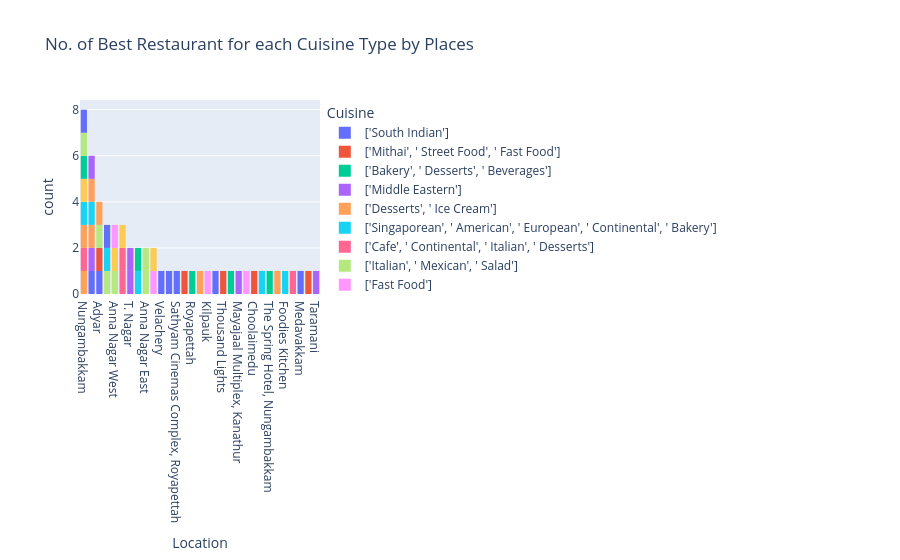

The notebook cell saved with this chart:
### Code cell
fig = px.histogram(
    highest_rated_df,
    x='Location',
    color='Cuisine',
    title='No. of Best Restaurant for each Cuisine Type by Places'
).update_xaxes(categoryorder="total descending")

fig.show()

### Figure 1 — Plotly figure (JSON) as saved in the notebook; plotly's stock layout.template omitted (floating-point values rounded to 4 significant figures)
{"data": [{"alignmentgroup": "True", "bingroup": "x", "hovertemplate": "Cuisine=['South Indian']<br>Location=%{x}<br>count=%{y}<extra></extra>", "legendgroup": "['South Indian']", "marker": {"color": "#636efa", "pattern": {"shape": ""}}, "name": "['South Indian']", "offsetgroup": "['South Indian']", "orientation": "v", "showlegend": true, "type": "histogram", "x": ["Alwarpet", "Velachery", "Mylapore", "Adyar", "Sathyam Cinemas Complex, Royapettah"], "xaxis": "x", "yaxis": "y"}, {"alignmentgroup": "True", "bingroup": "x", "hovertemplate": "Cuisine=['Mithai', ' Street Food', ' Fast Food']<br>Location=%{x}<br>count=%{y}<extra></extra>", "legendgroup": "['Mithai', ' Street Food', ' Fast Food']", "marker": {"color": "#EF553B", "pattern": {"shape": ""}}, "name": "['Mithai', ' Street Food', ' Fast Food']", "offsetgroup": "['Mithai', ' Street Food', ' Fast Food']", "orientation": "v", "showlegend": true, "type": "histogram", "x": ["Chetpet"], "xaxis": "x", "yaxis": "y"}, {"alignmentgroup": "True", "bingroup": "x", "hovertemplate": "Cuisine=['Bakery', ' Desserts', ' Beverages']<br>Location=%{x}<br>count=%{y}<extra></extra>", "legendgroup": "['Bakery', ' Desserts', ' Beverages']", "marker": {"color": "#00cc96", "pattern": {"shape": ""}}, "name": "['Bakery', ' Desserts', ' Beverages']", "offsetgroup": "['Bakery', ' Desserts', ' Beverages']", "orientation": "v", "showlegend": true, "type": "histogram", "x": ["Royapettah"], "xaxis": "x", "yaxis": "y"}, {"alignmentgroup": "True", "bingroup": "x", "hovertemplate": "Cuisine=['Middle Eastern']<br>Location=%{x}<br>count=%{y}<extra></extra>", "legendgroup": "['Middle Eastern']", "marker": {"color": "#ab63fa", "pattern": {"shape": ""}}, "name": "['Middle Eastern']", "offsetgroup": "['Middle Eastern']", "orientation": "v", "showlegend": true, "type": "histogram", "x": ["Alwarpet"], "xaxis": "x", "yaxis": "y"}, {"alignmentgroup": "True", "bingroup": "x", "hovertemplate": "Cuisine=['Desserts', ' Ice Cream']<br>Location=%{x}<br>count=%{y}<extra></extra>", "legendgroup": "['Desserts', ' Ice Cream']", "marker": {"color": "#FFA15A", "pattern": {"shape": ""}}, "name": "['Desserts', ' Ice Cream']", "offsetgroup": "['Desserts', ' Ice Cream']", "orientation": "v", "showlegend": true, "type": "histogram", "x": ["Nungambakkam", "Alwarpet", "Thuraipakkam"], "xaxis": "x", "yaxis": "y"}, {"alignmentgroup": "True", "bingroup": "x", "hovertemplate": "Cuisine=['Singaporean', ' American', ' European', ' Continental', ' Bakery']<br>Location=%{x}<br>count=%{y}<extra></extra>", "legendgroup": "['Singaporean', ' American', ' European', ' Continental', ' Bakery']", "marker": {"color": "#19d3f3", "pattern": {"shape": ""}}, "name": "['Singaporean', ' American', ' European', ' Continental', ' Bakery']", "offsetgroup": "['Singaporean', ' American', ' European', ' Continental', ' Bakery']", "orientation": "v", "showlegend": true, "type": "histogram", "x": ["Alwarpet"], "xaxis": "x", "yaxis": "y"}, {"alignmentgroup": "True", "bingroup": "x", "hovertemplate": "Cuisine=['Cafe', ' Continental', ' Italian', ' Desserts']<br>Location=%{x}<br>count=%{y}<extra></extra>", "legendgroup": "['Cafe', ' Continental', ' Italian', ' Desserts']", "marker": {"color": "#FF6692", "pattern": {"shape": ""}}, "name": "['Cafe', ' Continental', ' Italian', ' Desserts']", "offsetgroup": "['Cafe', ' Continental', ' Italian', ' Desserts']", "orientation": "v", "showlegend": true, "type": "histogram", "x": ["Nungambakkam"], "xaxis": "x", "yaxis": "y"}, {"alignmentgroup": "True", "bingroup": "x", "hovertemplate": "Cuisine=['Italian', ' Mexican', ' Salad']<br>Location=%{x}<br>count=%{y}<extra></extra>", "legendgroup": "['Italian', ' Mexican', ' Salad']", "marker": {"color": "#B6E880", "pattern": {"shape": ""}}, "name": "['Italian', ' Mexican', ' Salad']", "offsetgroup": "['Italian', ' Mexican', ' Salad']", "orientation": "v", "showlegend": true, "type": "histogram", "x": ["Besant Nagar", "Anna Nagar West"], "xaxis": "x", "yaxis": "y"}, {"alignmentgroup": "True", "bingroup": "x", "hovertemplate": "Cuisine=['Fast Food']<br>Location=%{x}<br>count=%{y}<extra></extra>", "legendgroup": "['Fast Food']", "marker": {"color": "#FF97FF", "pattern": {"shape": ""}}, "name": "['Fast Food']", "offsetgroup": "['Fast Food']", "orientation": "v", "showlegend": true, "type": "histogram", "x": ["Kilpauk"], "xaxis": "x", "yaxis": "y"}, {"alignmentgroup": "True", "bingroup": "x", "hovertemplate": "Cuisine=['Rajasthani', ' North Indian']<br>Location=%{x}<br>count=%{y}<extra></extra>", "legendgroup": "['Rajasthani', ' North Indian']", "marker": {"color": "#FECB52", "pattern": {"shape": ""}}, "name": "['Rajasthani', ' North Indian']", "offsetgroup": "['Rajasthani', ' North Indian']", "orientation": "v", "showlegend": true, "type": "histogram", "x": ["Anna Nagar West"], "xaxis": "x", "yaxis": "y"}, {"alignmentgroup": "True", "bingroup": "x", "hovertemplate": "Cuisine=['Burmese', ' Thai', ' Vietnamese', ' Indonesian', ' Singaporean', ' Japanese', ' Malaysian']<br>Location=%{x}<br>count=%{y}<extra></extra>", "legendgroup": "['Burmese', ' Thai', ' Vietnamese', ' Indonesian', ' Singaporean', ' Japanese', ' Malaysian']", "marker": {"color": "#636efa", "pattern": {"shape": ""}}, "name": "['Burmese', ' Thai', ' Vietnamese', ' Indonesian', ' Singaporean', ' Japanese', ' Malaysian']", "offsetgroup": "['Burmese', ' Thai', ' Vietnamese', ' Indonesian', ' Singaporean', ' Japanese', ' Malaysian']", "orientation": "v", "showlegend": true, "type": "histogram", "x": ["Kotturpuram"], "xaxis": "x", "yaxis": "y"}, {"alignmentgroup": "True", "bingroup": "x", "hovertemplate": "Cuisine=['Beverages', ' Fast Food', ' Healthy Food', ' Juices']<br>Location=%{x}<br>count=%{y}<extra></extra>", "legendgroup": "['Beverages', ' Fast Food', ' Healthy Food', ' Juices']", "marker": {"color": "#EF553B", "pattern": {"shape": ""}}, "name": "['Beverages', ' Fast Food', ' Healthy Food', ' Juices']", "offsetgroup": "['Beverages', ' Fast Food', ' Healthy Food', ' Juices']", "orientation": "v", "showlegend": true, "type": "histogram", "x": ["Thousand Lights"], "xaxis": "x", "yaxis": "y"}, {"alignmentgroup": "True", "bingroup": "x", "hovertemplate": "Cuisine=['Chinese', ' Asian', ' Sushi', ' Japanese', ' Thai']<br>Location=%{x}<br>count=%{y}<extra></extra>", "legendgroup": "['Chinese', ' Asian', ' Sushi', ' Japanese', ' Thai']", "marker": {"color": "#00cc96", "pattern": {"shape": ""}}, "name": "['Chinese', ' Asian', ' Sushi', ' Japanese', ' Thai']", "offsetgroup": "['Chinese', ' Asian', ' Sushi', ' Japanese', ' Thai']", "orientation": "v", "showlegend": true, "type": "histogram", "x": ["Phoenix Market City, Velachery"], "xaxis": "x", "yaxis": "y"}, {"alignmentgroup": "True", "bingroup": "x", "hovertemplate": "Cuisine=['North Indian']<br>Location=%{x}<br>count=%{y}<extra></extra>", "legendgroup": "['North Indian']", "marker": {"color": "#ab63fa", "pattern": {"shape": ""}}, "name": "['North Indian']", "offsetgroup": "['North Indian']", "orientation": "v", "showlegend": true, "type": "histogram", "x": ["Mayajaal Multiplex, Kanathur", "T. Nagar"], "xaxis": "x", "yaxis": "y"}, {"alignmentgroup": "True", "bingroup": "x", "hovertemplate": "Cuisine=['North Indian', ' South Indian', ' Chinese', ' Asian', ' Fast Food', ' Desserts', ' Beverages']<br>Location=%{x}<br>count=%{y}<extra></extra>", "legendgroup": "['North Indian', ' South Indian', ' Chinese', ' Asian', ' Fast Food', ' Desserts', ' Beverages']", "marker": {"color": "#FFA15A", "pattern": {"shape": ""}}, "name": "['North Indian', ' South Indian', ' Chinese', ' Asian', ' Fast Food', ' Desserts', ' Beverages']", "offsetgroup": "['North Indian', ' South Indian', ' Chinese', ' Asian', ' Fast Food', ' Desserts', ' Beverages']", "orientation": "v", "showlegend": true, "type": "histogram", "x": ["Nungambakkam"], "xaxis": "x", "yaxis": "y"}, {"alignmentgroup": "True", "bingroup": "x", "hovertemplate": "Cuisine=['Cafe', ' Continental', ' Italian', ' Desserts', ' Beverages']<br>Location=%{x}<br>count=%{y}<extra></extra>", "legendgroup": "['Cafe', ' Continental', ' Italian', ' Desserts', ' Beverages']", "marker": {"color": "#19d3f3", "pattern": {"shape": ""}}, "name": "['Cafe', ' Continental', ' Italian', ' Desserts', ' Beverages']", "offsetgroup": "['Cafe', ' Continental', ' Italian', ' Desserts', ' Beverages']", "orientation": "v", "showlegend": true, "type": "histogram", "x": ["Nungambakkam", "Besant Nagar", "Teynampet"], "xaxis": "x", "yaxis": "y"}, {"alignmentgroup": "True", "bingroup": "x", "hovertemplate": "Cuisine=['Chinese', ' Konkan', ' Momos']<br>Location=%{x}<br>count=%{y}<extra></extra>", "legendgroup": "['Chinese', ' Konkan', ' Momos']", "marker": {"color": "#FF6692", "pattern": {"shape": ""}}, "name": "['Chinese', ' Konkan', ' Momos']", "offsetgroup": "['Chinese', ' Konkan', ' Momos']", "orientation": "v", "showlegend": true, "type": "histogram", "x": ["Egmore"], "xaxis": "x", "yaxis": "y"}, {"alignmentgroup": "True", "bingroup": "x", "hovertemplate": "Cuisine=['Arabian', ' Mughlai', ' North Indian', ' Biryani']<br>Location=%{x}<br>count=%{y}<extra></extra>", "legendgroup": "['Arabian', ' Mughlai', ' North Indian', ' Biryani']", "marker": {"color": "#B6E880", "pattern": {"shape": ""}}, "name": "['Arabian', ' Mughlai', ' North Indian', ' Biryani']", "offsetgroup": "['Arabian', ' Mughlai', ' North Indian', ' Biryani']", "orientation": "v", "showlegend": true, "type": "histogram", "x": ["Anna Nagar East"], "xaxis": "x", "yaxis": "y"}, {"alignmentgroup": "True", "bingroup": "x", "hovertemplate": "Cuisine=['Sandwich', ' Fast Food', ' Beverages']<br>Location=%{x}<br>count=%{y}<extra></extra>", "legendgroup": "['Sandwich', ' Fast Food', ' Beverages']", "marker": {"color": "#FF97FF", "pattern": {"shape": ""}}, "name": "['Sandwich', ' Fast Food', ' Beverages']", "offsetgroup": "['Sandwich', ' Fast Food', ' Beverages']", "orientation": "v", "showlegend": true, "type": "histogram", "x": ["West Mambalam"], "xaxis": "x", "yaxis": "y"}, {"alignmentgroup": "True", "bingroup": "x", "hovertemplate": "Cuisine=['North Indian', ' Desserts', ' Beverages']<br>Location=%{x}<br>count=%{y}<extra></extra>", "legendgroup": "['North Indian', ' Desserts', ' Beverages']", "marker": {"color": "#FECB52", "pattern": {"shape": ""}}, "name": "['North Indian', ' Desserts', ' Beverages']", "offsetgroup": "['North Indian', ' Desserts', ' Beverages']", "orientation": "v", "showlegend": true, "type": "histogram", "x": ["Nungambakkam"], "xaxis": "x", "yaxis": "y"}, {"alignmentgroup": "True", "bingroup": "x", "hovertemplate": "Cuisine=['Burger', ' Fast Food', ' Beverages']<br>Location=%{x}<br>count=%{y}<extra></extra>", "legendgroup": "['Burger', ' Fast Food', ' Beverages']", "marker": {"color": "#636efa", "pattern": {"shape": ""}}, "name": "['Burger', ' Fast Food', ' Beverages']", "offsetgroup": "['Burger', ' Fast Food', ' Beverages']", "orientation": "v", "showlegend": true, "type": "histogram", "x": ["Besant Nagar"], "xaxis": "x", "yaxis": "y"}, {"alignmentgroup": "True", "bingroup": "x", "hovertemplate": "Cuisine=['Momos', ' Chinese']<br>Location=%{x}<br>count=%{y}<extra></extra>", "legendgroup": "['Momos', ' Chinese']", "marker": {"color": "#EF553B", "pattern": {"shape": ""}}, "name": "['Momos', ' Chinese']", "offsetgroup": "['Momos', ' Chinese']", "orientation": "v", "showlegend": true, "type": "histogram", "x": ["Choolaimedu"], "xaxis": "x", "yaxis": "y"}, {"alignmentgroup": "True", "bingroup": "x", "hovertemplate": "Cuisine=['North Indian', ' Maharashtrian', ' Modern Indian', ' Beverages']<br>Location=%{x}<br>count=%{y}<extra></extra>", "legendgroup": "['North Indian', ' Maharashtrian', ' Modern Indian', ' Beverages']", "marker": {"color": "#00cc96", "pattern": {"shape": ""}}, "name": "['North Indian', ' Maharashtrian', ' Modern Indian', ' Beverages']", "offsetgroup": "['North Indian', ' Maharashtrian', ' Modern Indian', ' Beverages']", "orientation": "v", "showlegend": true, "type": "histogram", "x": ["Nungambakkam"], "xaxis": "x", "yaxis": "y"}, {"alignmentgroup": "True", "bingroup": "x", "hovertemplate": "Cuisine=['Fast Food', ' Italian', ' Salad']<br>Location=%{x}<br>count=%{y}<extra></extra>", "legendgroup": "['Fast Food', ' Italian', ' Salad']", "marker": {"color": "#ab63fa", "pattern": {"shape": ""}}, "name": "['Fast Food', ' Italian', ' Salad']", "offsetgroup": "['Fast Food', ' Italian', ' Salad']", "orientation": "v", "showlegend": true, "type": "histogram", "x": ["T. Nagar"], "xaxis": "x", "yaxis": "y"}, {"alignmentgroup": "True", "bingroup": "x", "hovertemplate": "Cuisine=['Fast Food', ' Desserts', ' Beverages']<br>Location=%{x}<br>count=%{y}<extra></extra>", "legendgroup": "['Fast Food', ' Desserts', ' Beverages']", "marker": {"color": "#FFA15A", "pattern": {"shape": ""}}, "name": "['Fast Food', ' Desserts', ' Beverages']", "offsetgroup": "['Fast Food', ' Desserts', ' Beverages']", "orientation": "v", "showlegend": true, "type": "histogram", "x": ["Alwarpet"], "xaxis": "x", "yaxis": "y"}, {"alignmentgroup": "True", "bingroup": "x", "hovertemplate": "Cuisine=['Italian', ' Continental', ' Burger', ' Sandwich', ' Wraps', ' Kerala', ' North Indian', ' South Indian']<br>Location=%{x}<br>count=%{y}<extra></extra>", "legendgroup": "['Italian', ' Continental', ' Burger', ' Sandwich', ' Wraps', ' Kerala', ' North Indian', ' South Indian']", "marker": {"color": "#19d3f3", "pattern": {"shape": ""}}, "name": "['Italian', ' Continental', ' Burger', ' Sandwich', ' Wraps', ' Kerala', ' North Indian', ' South Indian']", "offsetgroup": "['Italian', ' Continental', ' Burger', ' Sandwich', ' Wraps', ' Kerala', ' North Indian', ' South Indian']", "orientation": "v", "showlegend": true, "type": "histogram", "x": ["Kanathur"], "xaxis": "x", "yaxis": "y"}, {"alignmentgroup": "True", "bingroup": "x", "hovertemplate": "Cuisine=['Kebab', ' Rolls', ' Mughlai']<br>Location=%{x}<br>count=%{y}<extra></extra>", "legendgroup": "['Kebab', ' Rolls', ' Mughlai']", "marker": {"color": "#FF6692", "pattern": {"shape": ""}}, "name": "['Kebab', ' Rolls', ' Mughlai']", "offsetgroup": "['Kebab', ' Rolls', ' Mughlai']", "orientation": "v", "showlegend": true, "type": "histogram", "x": ["Egmore"], "xaxis": "x", "yaxis": "y"}, {"alignmentgroup": "True", "bingroup": "x", "hovertemplate": "Cuisine=['Seafood', ' North Indian', ' Chinese']<br>Location=%{x}<br>count=%{y}<extra></extra>", "legendgroup": "['Seafood', ' North Indian', ' Chinese']", "marker": {"color": "#B6E880", "pattern": {"shape": ""}}, "name": "['Seafood', ' North Indian', ' Chinese']", "offsetgroup": "['Seafood', ' North Indian', ' Chinese']", "orientation": "v", "showlegend": true, "type": "histogram", "x": ["Nungambakkam"], "xaxis": "x", "yaxis": "y"}, {"alignmentgroup": "True", "bingroup": "x", "hovertemplate": "Cuisine=['Asian', ' Chinese', ' Beverages']<br>Location=%{x}<br>count=%{y}<extra></extra>", "legendgroup": "['Asian', ' Chinese', ' Beverages']", "marker": {"color": "#FF97FF", "pattern": {"shape": ""}}, "name": "['Asian', ' Chinese', ' Beverages']", "offsetgroup": "['Asian', ' Chinese', ' Beverages']", "orientation": "v", "showlegend": true, "type": "histogram", "x": ["Gopalapuram"], "xaxis": "x", "yaxis": "y"}, {"alignmentgroup": "True", "bingroup": "x", "hovertemplate": "Cuisine=['Finger Food', ' Seafood', ' Italian', ' Continental']<br>Location=%{x}<br>count=%{y}<extra></extra>", "legendgroup": "['Finger Food', ' Seafood', ' Italian', ' Continental']", "marker": {"color": "#FECB52", "pattern": {"shape": ""}}, "name": "['Finger Food', ' Seafood', ' Italian', ' Continental']", "offsetgroup": "['Finger Food', ' Seafood', ' Italian', ' Continental']", "orientation": "v", "showlegend": true, "type": "histogram", "x": ["Gopalapuram"], "xaxis": "x", "yaxis": "y"}, {"alignmentgroup": "True", "bingroup": "x", "hovertemplate": "Cuisine=['Ice Cream', ' Desserts', ' Beverages']<br>Location=%{x}<br>count=%{y}<extra></extra>", "legendgroup": "['Ice Cream', ' Desserts', ' Beverages']", "marker": {"color": "#636efa", "pattern": {"shape": ""}}, "name": "['Ice Cream', ' Desserts', ' Beverages']", "offsetgroup": "['Ice Cream', ' Desserts', ' Beverages']", "orientation": "v", "showlegend": true, "type": "histogram", "x": ["Nungambakkam"], "xaxis": "x", "yaxis": "y"}, {"alignmentgroup": "True", "bingroup": "x", "hovertemplate": "Cuisine=['North Indian', ' Chettinad', ' Mughlai', ' Desserts', ' Beverages']<br>Location=%{x}<br>count=%{y}<extra></extra>", "legendgroup": "['North Indian', ' Chettinad', ' Mughlai', ' Desserts', ' Beverages']", "marker": {"color": "#EF553B", "pattern": {"shape": ""}}, "name": "['North Indian', ' Chettinad', ' Mughlai', ' Desserts', ' Beverages']", "offsetgroup": "['North Indian', ' Chettinad', ' Mughlai', ' Desserts', ' Beverages']", "orientation": "v", "showlegend": true, "type": "histogram", "x": ["Adyar"], "xaxis": "x", "yaxis": "y"}, {"alignmentgroup": "True", "bingroup": "x", "hovertemplate": "Cuisine=['Momos', ' Asian', ' Chinese', ' Sushi']<br>Location=%{x}<br>count=%{y}<extra></extra>", "legendgroup": "['Momos', ' Asian', ' Chinese', ' Sushi']", "marker": {"color": "#00cc96", "pattern": {"shape": ""}}, "name": "['Momos', ' Asian', ' Chinese', ' Sushi']", "offsetgroup": "['Momos', ' Asian', ' Chinese', ' Sushi']", "orientation": "v", "showlegend": true, "type": "histogram", "x": ["The Spring Hotel, Nungambakkam"], "xaxis": "x", "yaxis": "y"}, {"alignmentgroup": "True", "bingroup": "x", "hovertemplate": "Cuisine=['Thai']<br>Location=%{x}<br>count=%{y}<extra></extra>", "legendgroup": "['Thai']", "marker": {"color": "#ab63fa", "pattern": {"shape": ""}}, "name": "['Thai']", "offsetgroup": "['Thai']", "orientation": "v", "showlegend": true, "type": "histogram", "x": ["Alwarpet"], "xaxis": "x", "yaxis": "y"}, {"alignmentgroup": "True", "bingroup": "x", "hovertemplate": "Cuisine=['Desserts', ' Beverages']<br>Location=%{x}<br>count=%{y}<extra></extra>", "legendgroup": "['Desserts', ' Beverages']", "marker": {"color": "#FFA15A", "pattern": {"shape": ""}}, "name": "['Desserts', ' Beverages']", "offsetgroup": "['Desserts', ' Beverages']", "orientation": "v", "showlegend": true, "type": "histogram", "x": ["Express Avenue Mall,Royapettah"], "xaxis": "x", "yaxis": "y"}, {"alignmentgroup": "True", "bingroup": "x", "hovertemplate": "Cuisine=['Thai', ' Asian']<br>Location=%{x}<br>count=%{y}<extra></extra>", "legendgroup": "['Thai', ' Asian']", "marker": {"color": "#19d3f3", "pattern": {"shape": ""}}, "name": "['Thai', ' Asian']", "offsetgroup": "['Thai', ' Asian']", "orientation": "v", "showlegend": true, "type": "histogram", "x": ["Foodies Kitchen"], "xaxis": "x", "yaxis": "y"}, {"alignmentgroup": "True", "bingroup": "x", "hovertemplate": "Cuisine=['Japanese']<br>Location=%{x}<br>count=%{y}<extra></extra>", "legendgroup": "['Japanese']", "marker": {"color": "#FF6692", "pattern": {"shape": ""}}, "name": "['Japanese']", "offsetgroup": "['Japanese']", "orientation": "v", "showlegend": true, "type": "histogram", "x": ["Vadapalani"], "xaxis": "x", "yaxis": "y"}, {"alignmentgroup": "True", "bingroup": "x", "hovertemplate": "Cuisine=['Ice Cream']<br>Location=%{x}<br>count=%{y}<extra></extra>", "legendgroup": "['Ice Cream']", "marker": {"color": "#B6E880", "pattern": {"shape": ""}}, "name": "['Ice Cream']", "offsetgroup": "['Ice Cream']", "orientation": "v", "showlegend": true, "type": "histogram", "x": ["Adyar", "Anna Nagar East"], "xaxis": "x", "yaxis": "y"}, {"alignmentgroup": "True", "bingroup": "x", "hovertemplate": "Cuisine=['Asian', ' Chinese', ' Middle Eastern']<br>Location=%{x}<br>count=%{y}<extra></extra>", "legendgroup": "['Asian', ' Chinese', ' Middle Eastern']", "marker": {"color": "#FF97FF", "pattern": {"shape": ""}}, "name": "['Asian', ' Chinese', ' Middle Eastern']", "offsetgroup": "['Asian', ' Chinese', ' Middle Eastern']", "orientation": "v", "showlegend": true, "type": "histogram", "x": ["Anna Nagar West"], "xaxis": "x", "yaxis": "y"}, {"alignmentgroup": "True", "bingroup": "x", "hovertemplate": "Cuisine=['Ice Cream', ' Desserts']<br>Location=%{x}<br>count=%{y}<extra></extra>", "legendgroup": "['Ice Cream', ' Desserts']", "marker": {"color": "#FECB52", "pattern": {"shape": ""}}, "name": "['Ice Cream', ' Desserts']", "offsetgroup": "['Ice Cream', ' Desserts']", "orientation": "v", "showlegend": true, "type": "histogram", "x": ["Egmore"], "xaxis": "x", "yaxis": "y"}, {"alignmentgroup": "True", "bingroup": "x", "hovertemplate": "Cuisine=['North Indian', ' Chinese', ' Arabian', ' BBQ', ' Biryani', ' Beverages']<br>Location=%{x}<br>count=%{y}<extra></extra>", "legendgroup": "['North Indian', ' Chinese', ' Arabian', ' BBQ', ' Biryani', ' Beverages']", "marker": {"color": "#636efa", "pattern": {"shape": ""}}, "name": "['North Indian', ' Chinese', ' Arabian', ' BBQ', ' Biryani', ' Beverages']", "offsetgroup": "['North Indian', ' Chinese', ' Arabian', ' BBQ', ' Biryani', ' Beverages']", "orientation": "v", "showlegend": true, "type": "histogram", "x": ["Medavakkam"], "xaxis": "x", "yaxis": "y"}, {"alignmentgroup": "True", "bingroup": "x", "hovertemplate": "Cuisine=['South Indian', ' Chinese', ' Street Food', ' Beverages']<br>Location=%{x}<br>count=%{y}<extra></extra>", "legendgroup": "['South Indian', ' Chinese', ' Street Food', ' Beverages']", "marker": {"color": "#EF553B", "pattern": {"shape": ""}}, "name": "['South Indian', ' Chinese', ' Street Food', ' Beverages']", "offsetgroup": "['South Indian', ' Chinese', ' Street Food', ' Beverages']", "orientation": "v", "showlegend": true, "type": "histogram", "x": ["Triplicane"], "xaxis": "x", "yaxis": "y"}, {"alignmentgroup": "True", "bingroup": "x", "hovertemplate": "Cuisine=['Cafe', ' American', ' Fast Food']<br>Location=%{x}<br>count=%{y}<extra></extra>", "legendgroup": "['Cafe', ' American', ' Fast Food']", "marker": {"color": "#00cc96", "pattern": {"shape": ""}}, "name": "['Cafe', ' American', ' Fast Food']", "offsetgroup": "['Cafe', ' American', ' Fast Food']", "orientation": "v", "showlegend": true, "type": "histogram", "x": ["Teynampet"], "xaxis": "x", "yaxis": "y"}, {"alignmentgroup": "True", "bingroup": "x", "hovertemplate": "Cuisine=['Cafe', ' American']<br>Location=%{x}<br>count=%{y}<extra></extra>", "legendgroup": "['Cafe', ' American']", "marker": {"color": "#ab63fa", "pattern": {"shape": ""}}, "name": "['Cafe', ' American']", "offsetgroup": "['Cafe', ' American']", "orientation": "v", "showlegend": true, "type": "histogram", "x": ["Taramani"], "xaxis": "x", "yaxis": "y"}, {"alignmentgroup": "True", "bingroup": "x", "hovertemplate": "Cuisine=['Chinese', ' Thai']<br>Location=%{x}<br>count=%{y}<extra></extra>", "legendgroup": "['Chinese', ' Thai']", "marker": {"color": "#FFA15A", "pattern": {"shape": ""}}, "name": "['Chinese', ' Thai']", "offsetgroup": "['Chinese', ' Thai']", "orientation": "v", "showlegend": true, "type": "histogram", "x": ["Adyar"], "xaxis": "x", "yaxis": "y"}], "layout": {"barmode": "relative", "legend": {"title": {"text": "Cuisine"}, "tracegroupgap": 0}, "title": {"text": "No. of Best Restaurant for each Cuisine Type by Places"}, "xaxis": {"anchor": "y", "categoryorder": "total descending", "domain": [0, 1], "title": {"text": "Location"}}, "yaxis": {"anchor": "x", "domain": [0, 1], "title": {"text": "count"}}}}
